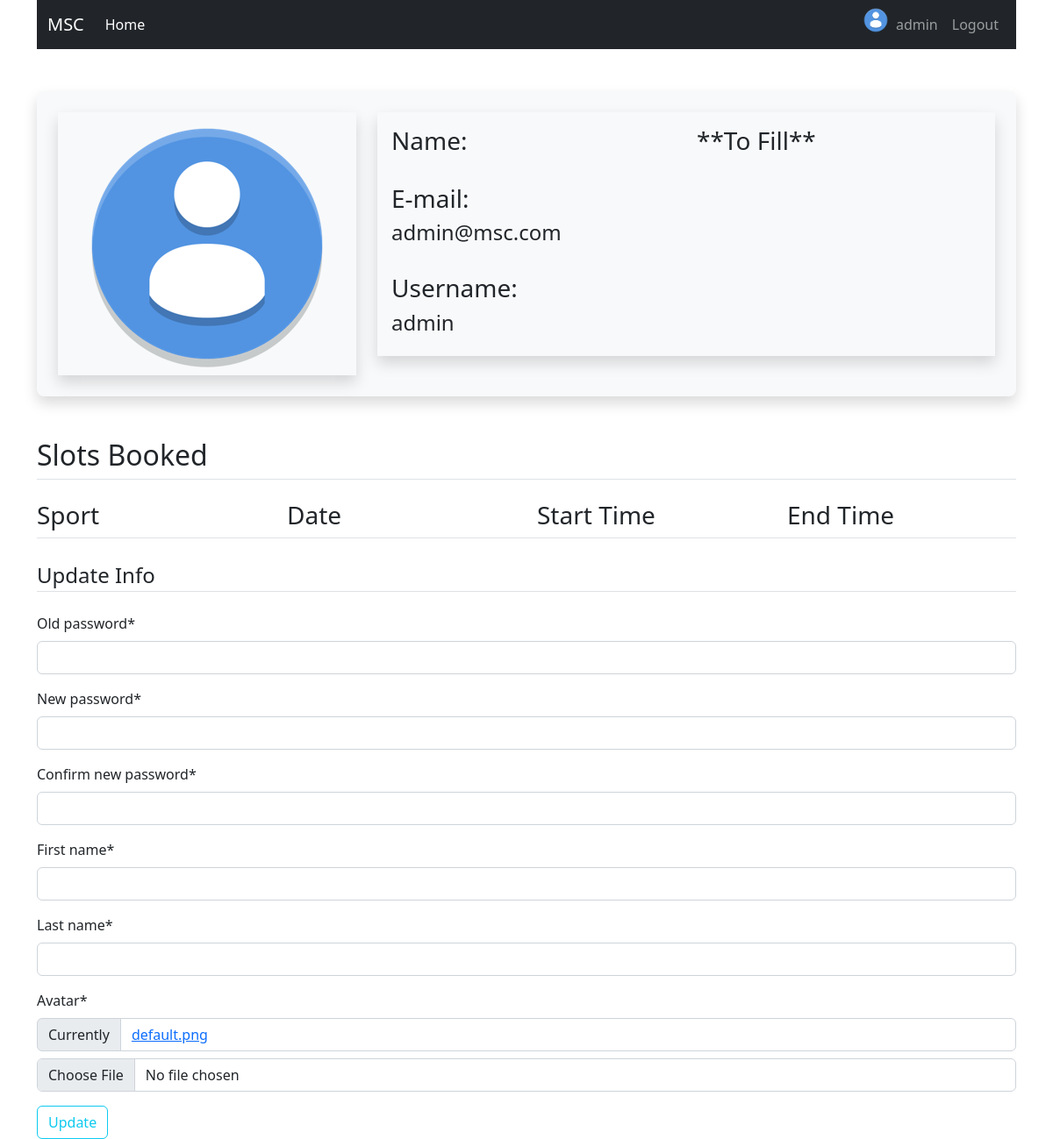
Page /profile/ (signed in) on the earlier database version.
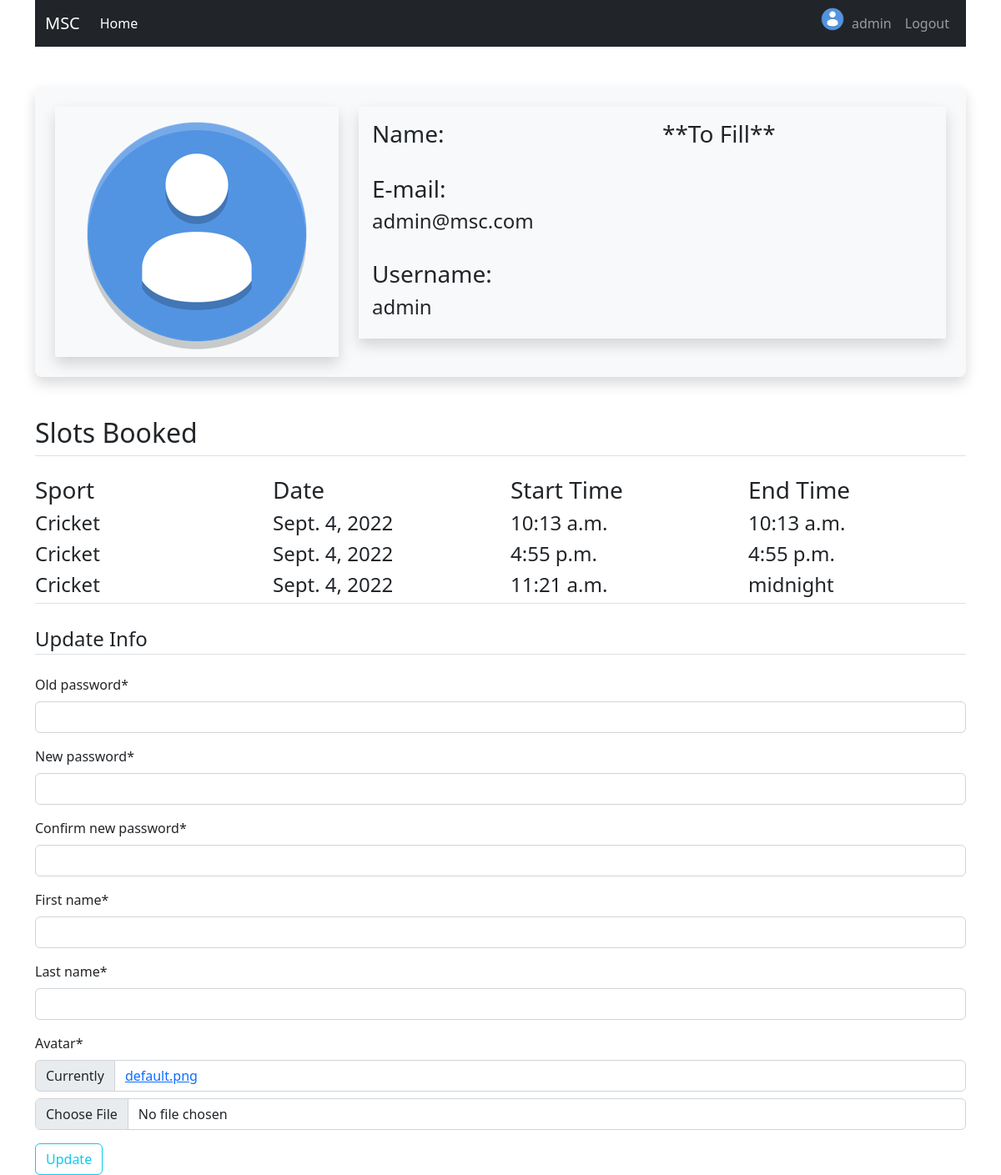
Same page on the later database version.
### users/models.py (models this page shows, shortened)
class User(AbstractUser):
    username = models.CharField(max_length=255, null=True, default='', unique=True)
    email = models.EmailField(unique=True)
    avatar = models.ImageField(default='default.png', upload_to='profile_pics')
    first_name = models.CharField(max_length = 255, null=True, default='')
    last_name = models.CharField(max_length = 255, null=True, default='')
    USERNAME_FIELD = 'username'
    REQUIRED_FIELDS = ['email']
    class Meta:
        verbose_name = 'User'
        verbose_name_plural = 'Users'

### sports/models.py (models this page shows, shortened)
class BookRequest(models.Model):
    slot = models.OneToOneField(Slot, on_delete=models.CASCADE)
    reason = models.TextField(null=True, default="", blank=True)
    user = models.ForeignKey(User, on_delete=models.CASCADE)
    is_accepted = models.BooleanField(default=False)
    is_pending = models.BooleanField(default=True)
    created_at = models.DateTimeField(auto_now_add=True)
    updated_at = models.DateTimeField(auto_now=True)
    class Meta:
        verbose_name = 'Booking Request'
        verbose_name_plural = 'Booking Requests'

class Slot(models.Model):       #currently manual, but can be automated too
    date = models.DateField(null=True)
    start_time = models.TimeField()
    end_time = models.TimeField()
    sport = models.ForeignKey(Sport, on_delete=models.CASCADE)
    is_booked = models.BooleanField(default=False)
    class Meta:
        verbose_name = 'Slot'
        verbose_name_plural = 'Slots'

class Sport(models.Model):
    name = models.CharField(max_length=255, null=True, default="", unique=True)
    code = models.CharField(max_length=10, null=True, default="", unique=True)
    image = models.ImageField(default='default.png', upload_to='sport_pics')
    class Meta:
        verbose_name = 'Sport'
        verbose_name_plural = 'Sports'

### users/views.py (the view)
# urls.py: path('profile/', user_views.profile, name='profile'),
@login_required
def profile(request):
    if request.method == 'POST':
        form = UserProfileForm(request.POST, instance=request.user)
        if form.is_valid():
            user = form.save(commit=False)
            new_password = form.cleaned_data.get('new_password')
            old_password = form.cleaned_data.get('old_password')
            if user.check_password(old_password):
                user.set_password(new_password)
            else:
                messages.error(request, f'Your password was incorrect!')
                return redirect('profile')
            try:
                user.avatar = request.FILES['avatar']
                user.save()
                img = Image.open(user.avatar.path)
                img.thumbnail((300,300))
                img.save(user.avatar.path)
            except:
                user.save()
            messages.success(request, f'Your account has been updated!')
            return redirect('profile')
    else:
        form = UserProfileForm(instance=request.user)
    req_lis=[i for i in BookRequest.objects.all() if i.user == request.user]
    context = {
        'form':form,
        'title':'Profile',
        'req_lis':req_lis,
    }
    return render(request, 'users/profile.html', context)

### users/forms.py (shortened to what this page needs)
class UserProfileForm(ModelForm):
    old_password = forms.CharField(widget=forms.PasswordInput())
    new_password = forms.CharField(widget=forms.PasswordInput())
    confirm_new_password=forms.CharField(widget=forms.PasswordInput())
    class Meta:
        model = User
        fields = ['old_password', 'new_password', 'confirm_new_password', 'first_name', 'last_name', 'avatar',]

### users/templates/users/profile.html (shortened to what this page needs)
{% extends "users/base.html" %}
{% load crispy_forms_tags %}
{% block content %}
    <div class="content-section">
        <div class="media">
            <div class="profile-card text-center shadow bg-light p-4 my-5 rounded-3">
                <div class="row">
                    <div class="col-sm-4">
                        <div class="profile-photo shadow">
                            <img src="{{ user.avatar.url }}" class="image-fluid image-thumbnail rounded-circle account-img">
                        </div>
                    </div>
                    <div class="col-sm-8">
                        <div class="profile-photo shadow p-3" align='left'>
                            <div class="media-body">
                                <div class="row">
                                    <div class="col-sm-6">
                                        <h3 class="account-heading">Name:</h3>
                                        <br>
                                        <h3 class="account-heading">E-mail:</h3>
                                        <h4>{{ user.email }}</h4>
                                        <br>
                                        <h3 class="account-heading">Username:</h3>
                                        <h4>{{ user.username }}</h4>
                                    </div>
                                    <div class="col-sm-6">
                                        <h3 class="account-heading">**To Fill**</h3>
                                    </div>
                                </div>
                            </div>
                        </div>
                    </div>
                </div>
            </div>
        </div>
    </div>
    <legend class="border-bottom mb-4">
    <div class="content-section">
        <legend class="border-bottom mb-4"><h2>Slots Booked</h2></legend>
        <div class="media">
            <div class="row">
                <div class="col-sm-3">
                    <h3>Sport</h3>
                    {% for req in req_lis %}
                        <h4>{{ req.slot.sport.name }}</h4>
                    {% endfor %}
                </div>
                <div class="col-sm-3">
                    <h3>Date</h3>
                    {% for req in req_lis %}
                        <h4>{{ req.slot.date }}</h4>
                    {% endfor %}
                </div>
                <div class="col-sm-3">
                    <h3>Start Time</h3>
                    {% for req in req_lis %}
                        <h4>{{ req.slot.start_time }}</h4>
                    {% endfor %}
                </div>
                <div class="col-sm-3">
                    <h3>End Time</h3>
                    {% for req in req_lis %}
                        <h4>{{ req.slot.end_time }}</h4>
                    {% endfor %}
                </div>
            </div>
        </div>
    </div>
</legend>
    <div>
        <form method="POST" enctype="multipart/form-data">
            <fieldset class="form-group">
                <legend class="border-bottom mb-4">Update Info</legend>
                {{ form|crispy }}
            </fieldset>
            <div class="form-group">
                <button class="btn btn-outline-info" type="submit">Update</button>
            </div>
        </form>
    </div>
{% endblock content %}

### users/templates/users/base.html (shortened to what this page needs)
{% load static %}
<!doctype html>
<html lang="en">
  <head>
    <link href="https://cdn.jsdelivr.net/npm/bootstrap@5.2.0/dist/css/bootstrap.min.css" rel="stylesheet">
  </head>
  <body>
    <div class="container">
      <nav class="navbar sticky-top navbar-expand-lg navbar-dark bg-dark">
        <div class="container-fluid">
          <a class="navbar-brand" href="https://tinyurl.com/3wcyvb7x">MSC</a>
          <div class="collapse navbar-collapse" id="navbarSupportedContent">
            <ul class="navbar-nav me-auto mb-2 mb-lg-0">
              <li class="nav-item">
                <a class="nav-link active" aria-current="page" href="{% url 'home' %}">Home</a>
              </li>
            </ul>
            <div class="navbar-nav">
              {% if user.is_authenticated %}
                <a href="{% url 'profile' %}"><img src="{{ user.avatar.url }}" alt="user-image" width="30" class="image-fluid image-thumbnail rounded-circle account-img"></a>
                <a class="nav-item nav-link" href="{% url 'profile' %}">{{ user.username }}</a>
                <a class="nav-item nav-link" href="{% url 'logout' %}">Logout</a>
              {% else %}
                <a class="nav-item nav-link" href="{% url 'login' %}">Login</a>
                <a class="nav-item nav-link" href="{% url 'register' %}">Register</a>
              {% endif %}
            </div>
          </div>
        </div>
      </nav>
      {% block content %}{% endblock %}
    </div>
  </body>
</html>

Differences in the rows shown:
added BookRequest: slot.sport.name "Cricket", slot "Sept. 4, 2022", slot.start_time "10:13 a.m.", slot.end_time "10:13 a.m."
added BookRequest: slot.sport.name "Cricket", slot "Sept. 4, 2022", slot.start_time "4:55 p.m.", slot.end_time "4:55 p.m."
added BookRequest: slot.sport.name "Cricket", slot "Sept. 4, 2022", slot.start_time "11:21 a.m.", slot.end_time "midnight"
